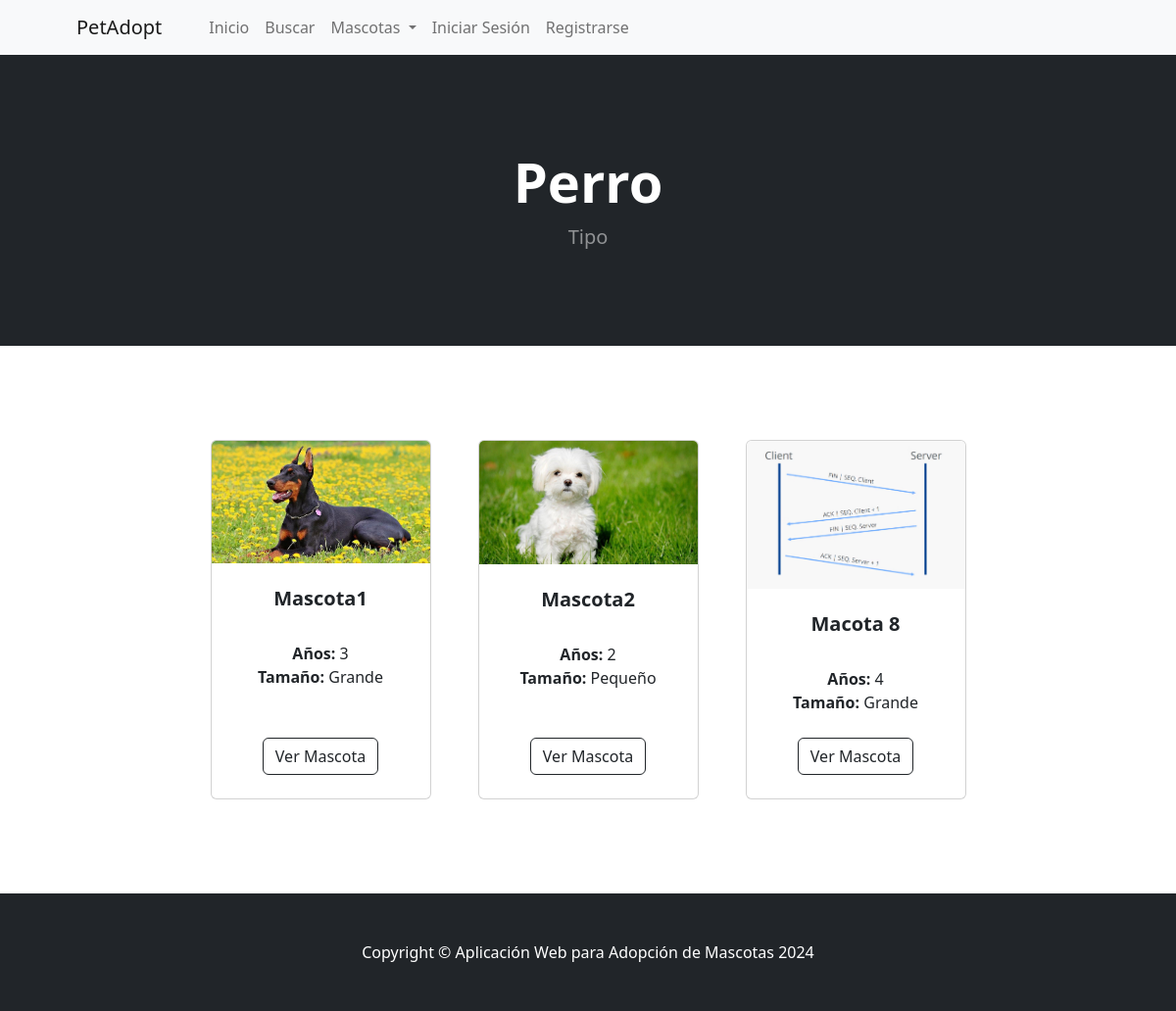
Page /tipo/Perro on the earlier database version.
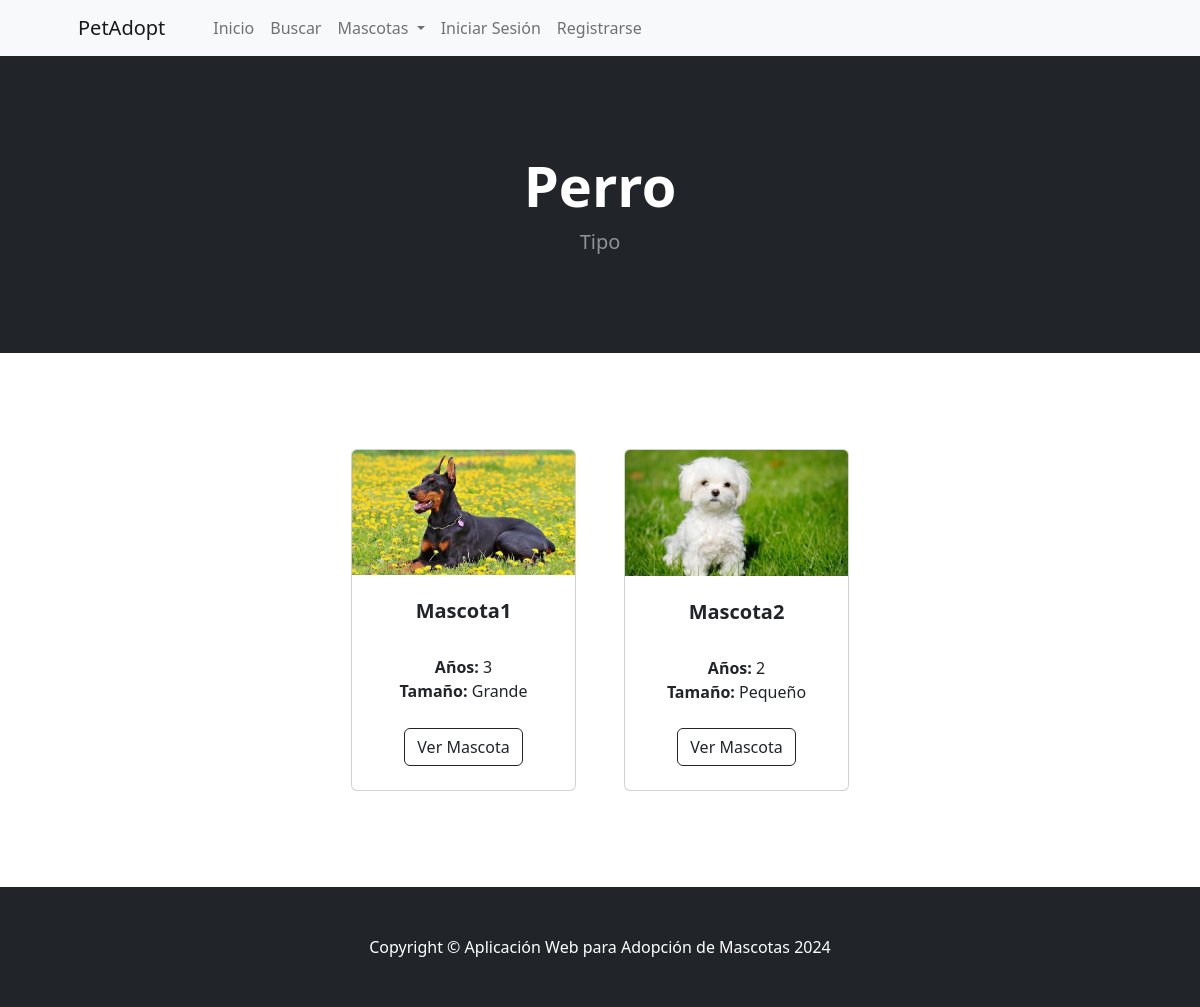
Same page on the later database version.
### pag/models.py (models this page shows, shortened)
class Mascota(models.Model):
    name = models.CharField(max_length=50)
    tamano = models.CharField(max_length=10)
    tipo = models.ForeignKey(Tipo, on_delete=models.CASCADE, default=1)
    edad = models.CharField(max_length=10, default='', blank=True, null=False)
    sexo = models.CharField(max_length=10)
    descripcion = models.TextField(max_length=250, default='')
    lugar_adopcion = models.ForeignKey(LugarAdopcion, on_delete=models.CASCADE, null=False)
    image = models.ImageField(upload_to='uploads/mascota/')

### pag/views.py (the view)
# urls.py: path('tipo/<str:foo>', views.tipo, name='tipo'),
def tipo(request, foo):
    foo = foo.replace('-', ' ')
    try:
        tipo = Tipo.objects.get(name=foo)
        mascotas = Mascota.objects.filter(tipo=tipo)
        return render(request, 'tipo.html', {'mascotas': mascotas, 'tipo': tipo})
    except:
        messages.success(request, ("Por ahora NO hay Mascotas de este Tipo"))
        return redirect('home')

### pag/models.py (called while the page is built)
    def __str__(self):
        return self.name

### pag/templates/tipo.html (shortened to what this page needs)
{% extends 'base.html' %}
{% block content %}
        <header class="bg-dark py-5">
            <div class="container px-4 px-lg-5 my-5">
                <div class="text-center text-white">
                    <h1 class="display-4 fw-bolder">{{ tipo }}</h1>
                    <p class="lead fw-normal text-white-50 mb-0">Tipo</p>
                </div>
            </div>
        </header>
        <section class="py-5">
            <div class="container px-4 px-lg-5 mt-5">
                <div class="row gx-4 gx-lg-5 row-cols-2 row-cols-md-3 row-cols-xl-4 justify-content-center">
                    {% if mascotas %}
                        {% for mascota in mascotas %}
                            <div class="col mb-5">
                                <div class="card h-100">
                                    <img class="card-img-top" src="{{ mascota.image.url }}" alt="..." />
                                    <div class="card-body p-4">
                                        <div class="text-center">
                                            <h5 class="fw-bolder">{{ mascota.name }}</h5>
                                            <br>
                                            <strong>Años: </strong>{{ mascota.edad }}
                                            <br>
                                            <strong>Tamaño: </strong>{{ mascota.tamano }}
                                            <br>
                                        </div>
                                    </div>
                                    <div class="card-footer p-4 pt-0 border-top-0 bg-transparent">
                                        <div class="text-center"><a class="btn btn-outline-dark mt-auto" href="{% url 'mascota' mascota.id %}">Ver Mascota</a></div>
                                    </div>
                                </div>
                            </div>
                        {% endfor %}
                    {% endif %}
                </div>
            </div>
        </section>
{% endblock %}

Differences in the rows shown:
removed Mascota: image (picture), name "Macota 8", edad "4", tamano "Grande"
